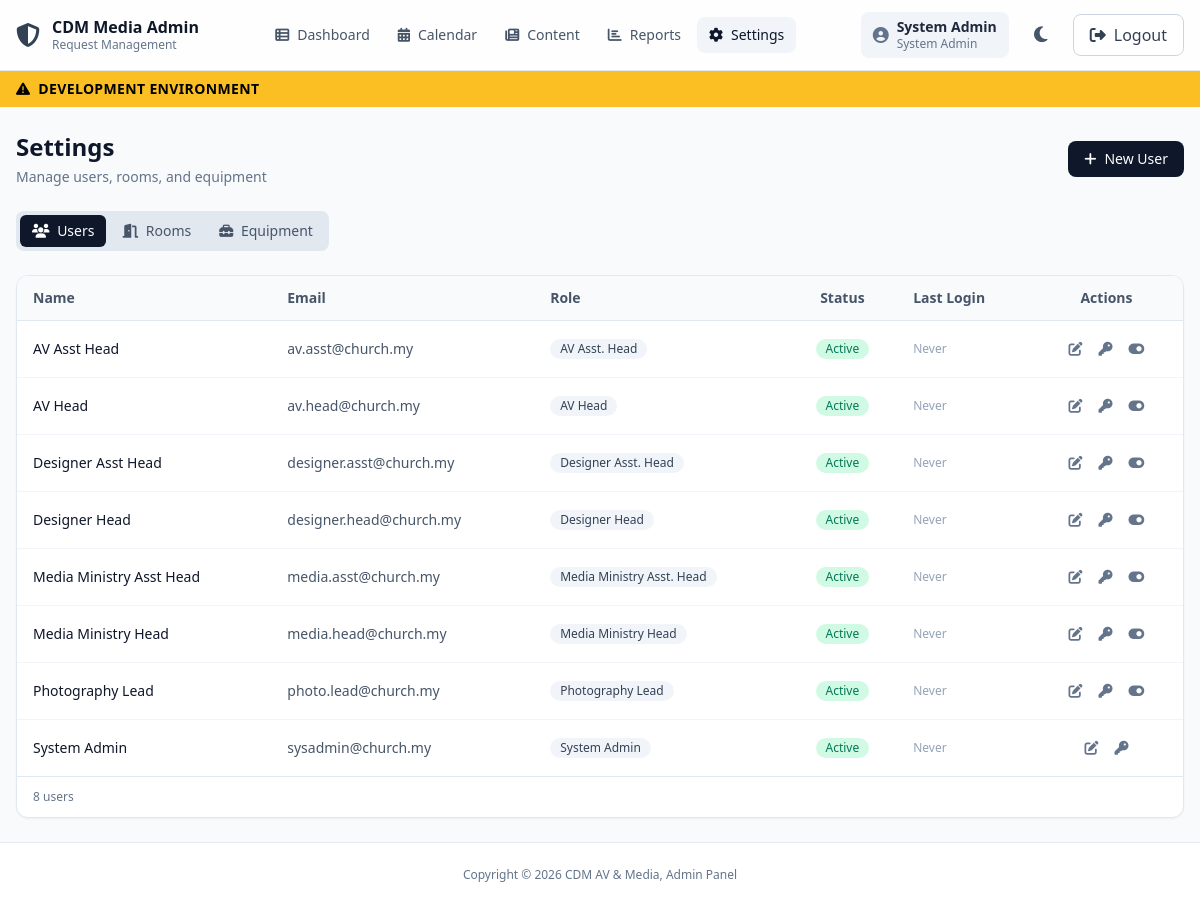
Page /apps/public-form/public/admin/settings.php (signed in) on the committed database.
### tables this page shows
CREATE TABLE `users` (
  `id` bigint unsigned NOT NULL AUTO_INCREMENT,
  `name` varchar(150) NOT NULL,
  `email` varchar(190) NOT NULL,
  `password_hash` varchar(255) NOT NULL,
  `role` enum('sysadmin','media_head','media_asst','designer_head','designer_asst','av_head','av_asst','photo_lead') NOT NULL,
  `is_active` tinyint(1) NOT NULL DEFAULT '1',
  `last_login_at` datetime DEFAULT NULL,
  `created_at` datetime NOT NULL DEFAULT CURRENT_TIMESTAMP,
  `updated_at` datetime NOT NULL DEFAULT CURRENT_TIMESTAMP ON UPDATE CURRENT_TIMESTAMP,
  PRIMARY KEY (`id`),
  UNIQUE KEY `uq_users_email` (`email`),
  KEY `idx_users_role` (`role`),
  KEY `idx_users_active` (`is_active`)
);

### apps/public-form/public/admin/auth.php (called while the page is built, shortened)
<?php
function is_authenticated(): bool {
  return !empty($_SESSION['user_id']);
}
function current_user(): ?array {
  return [
    'id'   => $_SESSION['user_id'],
    'name' => $_SESSION['user_name'] ?? '',
    'email'=> $_SESSION['user_email'] ?? '',
    'role' => $_SESSION['user_role'] ?? '',
  ];
}
function role_label(string $role): string {
  return match ($role) {
    'sysadmin'        => 'System Admin',
    'media_head'      => 'Media Ministry Head',
    'media_asst'      => 'Media Ministry Asst. Head',
    'designer_head'   => 'Designer Head',
    'designer_asst'   => 'Designer Asst. Head',
    'av_head'         => 'AV Head',
    'av_asst'         => 'AV Asst. Head',
    'photo_lead'      => 'Photography Lead',
    default           => ucfirst(str_replace('_', ' ', $role)),
  };
}
function e(?string $s): string {
  return htmlspecialchars($s ?? '', ENT_QUOTES, 'UTF-8');
}

### apps/public-form/public/admin/settings.php (the view, shortened to what this page needs)
<?php
require_once __DIR__ . '/auth.php';
require_once __DIR__ . '/../../includes/db.php';
$tab = $_GET['tab'] ?? 'users';
$users = $pdo->query('
    SELECT id, name, email, role, is_active, last_login_at, created_at
    FROM users ORDER BY name
')->fetchAll(PDO::FETCH_ASSOC);
$currentUserId = (int) current_user()['id'];
include __DIR__ . '/partials/header.php';
?>
<main class="flex-1 animate-fade-in" x-data="settingsPage()">
  <div class="mx-auto max-w-7xl px-4 py-6 space-y-6">
    <div class="flex flex-col sm:flex-row sm:items-center sm:justify-between gap-4">
      <div>
        <h1 class="text-2xl font-bold text-slate-900 dark:text-slate-50">Settings</h1>
        <p class="text-sm text-slate-500 dark:text-slate-400 mt-1">Manage users, rooms, and equipment</p>
      </div>
      <?php if ($tab === 'users'): ?>
        <button @click="openUserModal()" class="inline-flex items-center gap-2 rounded-lg bg-slate-900 dark:bg-slate-100 px-4 py-2 text-sm font-medium text-white dark:text-slate-900 hover:bg-slate-800 dark:hover:bg-slate-200 transition-colors">
          <i class="fa-solid fa-plus"></i> New User
        </button>
      <?php elseif ($tab === 'rooms'): ?>
        <button @click="openRoomModal()" class="inline-flex items-center gap-2 rounded-lg bg-slate-900 dark:bg-slate-100 px-4 py-2 text-sm font-medium text-white dark:text-slate-900 hover:bg-slate-800 dark:hover:bg-slate-200 transition-colors">
          <i class="fa-solid fa-plus"></i> New Room
        </button>
      <?php endif; ?>
    </div>
    <div class="flex items-center gap-1 bg-slate-200 dark:bg-slate-700 rounded-lg p-1 w-fit">
      <a href="?tab=users"
         class="px-3 py-1.5 text-sm font-medium rounded-md transition-colors <?php echo $tab === 'users' ? 'bg-slate-900 dark:bg-slate-100 text-white dark:text-slate-900' : 'text-slate-600 dark:text-slate-400 hover:text-slate-900 dark:hover:text-slate-100'; ?>">
        <i class="fa-solid fa-users mr-1"></i> Users
      </a>
      <a href="?tab=rooms"
         class="px-3 py-1.5 text-sm font-medium rounded-md transition-colors <?php echo $tab === 'rooms' ? 'bg-slate-900 dark:bg-slate-100 text-white dark:text-slate-900' : 'text-slate-600 dark:text-slate-400 hover:text-slate-900 dark:hover:text-slate-100'; ?>">
        <i class="fa-solid fa-door-open mr-1"></i> Rooms
      </a>
      <a href="?tab=equipment"
         class="px-3 py-1.5 text-sm font-medium rounded-md transition-colors <?php echo $tab === 'equipment' ? 'bg-slate-900 dark:bg-slate-100 text-white dark:text-slate-900' : 'text-slate-600 dark:text-slate-400 hover:text-slate-900 dark:hover:text-slate-100'; ?>">
        <i class="fa-solid fa-toolbox mr-1"></i> Equipment
      </a>
    </div>
    <?php if ($tab === 'users'): ?>
    <div class="bg-white dark:bg-slate-800 rounded-xl shadow-sm border border-slate-200 dark:border-slate-700 overflow-hidden">
      <div class="hidden md:block overflow-x-auto">
        <table class="w-full text-sm">
          <thead>
            <tr class="border-b border-slate-200 dark:border-slate-700 bg-slate-50 dark:bg-slate-800/50">
              <th class="text-left px-4 py-3 font-semibold text-slate-600 dark:text-slate-400">Name</th>
              <th class="text-left px-4 py-3 font-semibold text-slate-600 dark:text-slate-400">Email</th>
              <th class="text-left px-4 py-3 font-semibold text-slate-600 dark:text-slate-400">Role</th>
              <th class="text-center px-4 py-3 font-semibold text-slate-600 dark:text-slate-400">Status</th>
              <th class="text-left px-4 py-3 font-semibold text-slate-600 dark:text-slate-400">Last Login</th>
              <th class="text-center px-4 py-3 font-semibold text-slate-600 dark:text-slate-400">Actions</th>
            </tr>
          </thead>
          <tbody class="divide-y divide-slate-100 dark:divide-slate-700/50">
            <?php foreach ($users as $u): ?>
            <tr class="hover:bg-slate-50 dark:hover:bg-slate-700/30 transition-colors">
              <td class="px-4 py-3 font-medium text-slate-900 dark:text-slate-100"><?php echo e($u['name']); ?></td>
              <td class="px-4 py-3 text-slate-600 dark:text-slate-400"><?php echo e($u['email']); ?></td>
              <td class="px-4 py-3">
                <span class="inline-flex items-center rounded-full px-2.5 py-0.5 text-xs font-medium bg-slate-100 dark:bg-slate-700 text-slate-700 dark:text-slate-300">
                  <?php echo e(role_label($u['role'])); ?>
                </span>
              </td>
              <td class="px-4 py-3 text-center">
                <?php if ($u['is_active']): ?>
                  <span class="inline-flex items-center rounded-full px-2.5 py-0.5 text-xs font-medium bg-emerald-100 dark:bg-emerald-900/30 text-emerald-700 dark:text-emerald-400">Active</span>
                <?php else: ?>
                  <span class="inline-flex items-center rounded-full px-2.5 py-0.5 text-xs font-medium bg-red-100 dark:bg-red-900/30 text-red-700 dark:text-red-400">Inactive</span>
                <?php endif; ?>
              </td>
              <td class="px-4 py-3 text-slate-500 dark:text-slate-400 text-xs">
                <?php echo $u['last_login_at'] ? date('d M Y, H:i', strtotime($u['last_login_at'])) : '<span class="text-slate-400 dark:text-slate-500">Never</span>'; ?>
              </td>
              <td class="px-4 py-3 text-center">
                <div class="inline-flex items-center gap-1">
                  <button @click='openUserModal(<?php echo json_encode($u); ?>)'
                          class="rounded-lg p-1.5 text-slate-500 hover:text-slate-900 hover:bg-slate-100 dark:text-slate-400 dark:hover:text-slate-100 dark:hover:bg-slate-700 transition-colors"
                          title="Edit">
                    <i class="fa-solid fa-pen-to-square text-sm"></i>
                  </button>
                  <button @click='openResetPassword(<?php echo $u["id"]; ?>, <?php echo json_encode($u["name"]); ?>)'
                          class="rounded-lg p-1.5 text-slate-500 hover:text-amber-600 hover:bg-amber-50 dark:text-slate-400 dark:hover:text-amber-400 dark:hover:bg-amber-900/20 transition-colors"
                          title="Reset Password">
                    <i class="fa-solid fa-key text-sm"></i>
                  </button>
                  <?php if ((int) $u['id'] !== $currentUserId): ?>
                  <form method="POST" action="actions/save_user.php" class="inline"
                        onsubmit="return confirm('<?php echo $u['is_active'] ? 'Deactivate' : 'Activate'; ?> this user?')">
                    <button type="submit"
                            class="rounded-lg p-1.5 text-slate-500 hover:text-<?php echo $u['is_active'] ? 'red-600' : 'emerald-600'; ?> hover:bg-<?php echo $u['is_active'] ? 'red' : 'emerald'; ?>-50 dark:text-slate-400 dark:hover:text-<?php echo $u['is_active'] ? 'red' : 'emerald'; ?>-400 dark:hover:bg-<?php echo $u['is_active'] ? 'red' : 'emerald'; ?>-900/20 transition-colors"
                            title="<?php echo $u['is_active'] ? 'Deactivate' : 'Activate'; ?>">
                      <i class="fa-solid fa-<?php echo $u['is_active'] ? 'toggle-on' : 'toggle-off'; ?> text-sm"></i>
                    </button>
                  </form>
                  <?php endif; ?>
                </div>
              </td>
            </tr>
            <?php endforeach; ?>
          </tbody>
        </table>
      </div>
      <div class="px-4 py-3 text-xs text-slate-500 dark:text-slate-400 border-t border-slate-200 dark:border-slate-700">
        <?php echo count($users); ?> user<?php echo count($users) !== 1 ? 's' : ''; ?>
      </div>
    </div>
    <?php endif; ?>
  </div>
</main>
<?php include __DIR__ . '/partials/footer.php'; ?>

### apps/public-form/public/admin/partials/header.php (shortened to what this page needs)
<?php
$appEnv = $_ENV['APP_ENV'] ?? getenv('APP_ENV') ?? 'production';
$_currentUser = current_user();
$_currentPage = basename($_SERVER['SCRIPT_NAME'], '.php');
?>
<!doctype html>
<html lang="en"
      x-data="{ darkMode: localStorage.getItem('darkMode') === 'true', mobileNav: false }"
      :class="{ 'dark': darkMode }"
      x-init="$watch('darkMode', val => localStorage.setItem('darkMode', val))">
<head>
  <script src="https://cdn.tailwindcss.com"></script>
  <link
    rel="stylesheet"
    href="https://cdnjs.cloudflare.com/ajax/libs/font-awesome/6.5.0/css/all.min.css"
  />
</head>
<body class="min-h-screen flex flex-col bg-slate-50 text-slate-900 dark:bg-slate-900 dark:text-slate-100 transition-colors duration-200">
<header class="sticky top-0 z-40 bg-white/80 dark:bg-slate-800/80 backdrop-blur border-b border-slate-200 dark:border-slate-700">
  <div class="mx-auto max-w-7xl px-4 py-3 flex items-center justify-between">
    <a href="index.php" class="flex items-center gap-3">
      <i class="fa-solid fa-shield-halved text-2xl text-slate-700 dark:text-slate-300"></i>
      <div>
        <div class="font-extrabold leading-tight text-slate-900 dark:text-slate-50">
          CDM Media Admin
        </div>
        <div class="text-xs text-slate-500 dark:text-slate-400">
          Request Management
        </div>
      </div>
    </a>
    <nav class="hidden md:flex items-center gap-1">
      <?php
      $navItems = [
        ['page' => 'index',    'label' => 'Dashboard',  'icon' => 'fa-table-list',     'roles' => ROLES_ALL],
        ['page' => 'calendar', 'label' => 'Calendar',   'icon' => 'fa-calendar-days',  'roles' => ROLES_ALL],
        ['page' => 'content',  'label' => 'Content',    'icon' => 'fa-newspaper',      'roles' => ROLES_ALL],
        ['page' => 'reports',  'label' => 'Reports',    'icon' => 'fa-chart-bar',      'roles' => ROLES_ALL],
        ['page' => 'settings', 'label' => 'Settings',   'icon' => 'fa-gear',           'roles' => ROLES_ADMIN_SETTINGS],
      ];
      foreach ($navItems as $nav):
        $isActive = $_currentPage === $nav['page'];
        $activeClass = $isActive
          ? 'bg-slate-100 dark:bg-slate-700 text-slate-900 dark:text-slate-100'
          : 'text-slate-600 dark:text-slate-400 hover:bg-slate-100 dark:hover:bg-slate-700 hover:text-slate-900 dark:hover:text-slate-100';
      ?>
        <a
          href="<?php echo $nav['page']; ?>.php"
          class="inline-flex items-center gap-2 rounded-lg px-3 py-2 text-sm font-medium transition-colors <?php echo $activeClass; ?>"
        >
          <i class="fa-solid <?php echo $nav['icon']; ?> text-sm"></i>
          <?php echo $nav['label']; ?>
        </a>
      <?php endforeach; ?>
    </nav>
    <div class="flex items-center gap-2 sm:gap-3">
      <?php if ($_currentUser): ?>
        <div class="hidden sm:flex items-center gap-2 rounded-lg bg-slate-100 dark:bg-slate-700 px-3 py-1.5">
          <i class="fa-solid fa-user-circle text-slate-500 dark:text-slate-400"></i>
          <div class="text-sm leading-tight">
            <div class="font-semibold text-slate-800 dark:text-slate-200"><?php echo htmlspecialchars($_currentUser['name']); ?></div>
            <div class="text-xs text-slate-500 dark:text-slate-400"><?php echo role_label($_currentUser['role']); ?></div>
          </div>
        </div>
      <?php endif; ?>
      <button
        type="button"
        @click="darkMode = !darkMode"
        class="inline-flex items-center justify-center rounded-lg w-10 h-10 text-slate-600 dark:text-slate-300 hover:bg-slate-100 dark:hover:bg-slate-700 transition-colors"
        :title="darkMode ? 'Switch to light mode' : 'Switch to dark mode'"
      >
        <i x-show="!darkMode" class="fa-solid fa-moon text-lg"></i>
      </button>
      <a
        href="logout.php"
        class="hidden sm:inline-flex items-center gap-2 rounded-lg border border-slate-300 dark:border-slate-600 bg-white dark:bg-slate-700 px-4 py-2 text-slate-700 dark:text-slate-200 hover:bg-slate-50 dark:hover:bg-slate-600 transition-colors"
      >
        <i class="fa-solid fa-right-from-bracket"></i>
        <span class="hidden sm:inline">Logout</span>
      </a>
    </div>
  </div>
</header>
<?php if ($appEnv === 'development'): ?>
  <div class="bg-amber-400 text-black">
    <div class="mx-auto max-w-7xl px-4 py-2 text-xs sm:text-sm font-semibold tracking-wide flex items-center gap-2">
      <i class="fa-solid fa-triangle-exclamation"></i>
      <span>DEVELOPMENT ENVIRONMENT</span>
    </div>
  </div>
<?php endif; ?>

### apps/public-form/public/admin/partials/footer.php
<footer class="mt-auto border-t border-slate-200 dark:border-slate-700 bg-white dark:bg-slate-800">
  <div class="mx-auto max-w-7xl px-4 py-6">
    <div class="text-center text-xs text-slate-500 dark:text-slate-400">
      Copyright © <?php echo date('Y'); ?> CDM AV & Media, Admin Panel
    </div>
  </div>
</footer>
</body>
</html>

### apps/public-form/public/admin/partials/header.php (style rules this page uses)
.animate-fade-in { animation: fadeIn .6s ease-out both; }

### rows in the picture
users: name "System Admin", role "System Admin", email "sysadmin@church.my", is_active "Active", shows "Never"
users: name "AV Asst Head", email "av.asst@church.my", role "AV Asst. Head", is_active "Active", shows "Never"
users: name "AV Head", email "av.head@church.my", role "AV Head", is_active "Active", shows "Never"
users: name "Designer Asst Head", email "designer.asst@church.my", role "Designer Asst. Head", is_active "Active", shows "Never"
users: name "Designer Head", email "designer.head@church.my", role "Designer Head", is_active "Active", shows "Never"
users: name "Media Ministry Asst Head", email "media.asst@church.my", role "Media Ministry Asst. Head", is_active "Active", shows "Never"
users: name "Media Ministry Head", email "media.head@church.my", role "Media Ministry Head", is_active "Active", shows "Never"
users: name "Photography Lead", email "photo.lead@church.my", role "Photography Lead", is_active "Active", shows "Never"

### other values in the picture
$nav['label'] "Dashboard"
$nav['label'] "Calendar"
$nav['label'] "Content"
$nav['label'] "Reports"
$nav['label'] "Settings"
count($users) "8"
